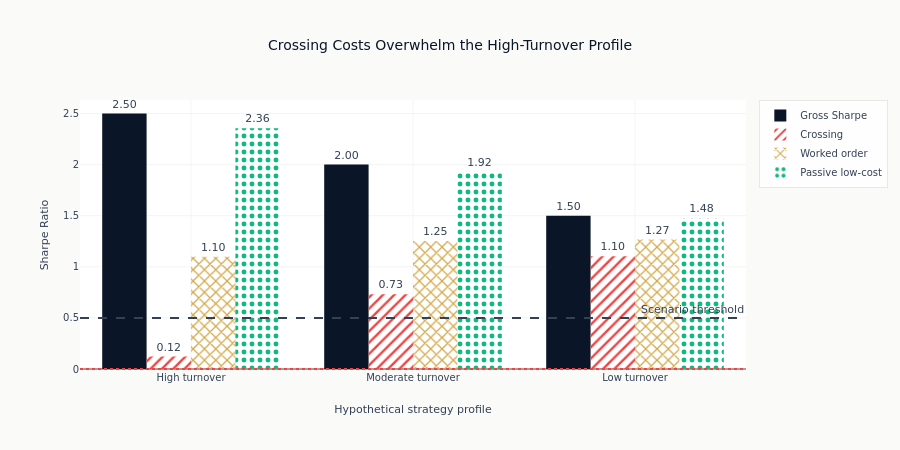

The code cell stored with this chart in its notebook:
### Markdown cell above
### Add the Scenario Threshold

### Code cell
fig.add_hline(
    y=0.5,
    line_dash="dash",
    line_color=COLORS["neutral"],
    annotation_text="Scenario threshold",
)
fig.add_hline(y=0, line_dash="dot", line_color=COLORS["negative"])
fig.update_layout(
    title="Crossing Costs Overwhelm the High-Turnover Profile",
    yaxis_title="Sharpe Ratio",
    xaxis_title="Hypothetical strategy profile",
    barmode="group",
    height=450,
    showlegend=True,
)

fig.show()

### Figure 1 — Plotly figure (JSON) as saved in the notebook; plotly's stock layout.template omitted (floating-point values rounded to 4 significant figures)
{"data": [{"marker": {"color": "#0a1628"}, "name": "Gross Sharpe", "text": ["2.50", "2.00", "1.50"], "textposition": "outside", "type": "bar", "x": ["High turnover", "Moderate turnover", "Low turnover"], "y": [2.5, 2.0, 1.5]}, {"marker": {"color": "#ef4444", "pattern": {"shape": "/"}}, "name": "Crossing", "text": ["0.12", "0.73", "1.10"], "textposition": "outside", "type": "bar", "x": ["High turnover", "Moderate turnover", "Low turnover"], "y": [0.1213, 0.7313, 1.104]}, {"marker": {"color": "#D4A84B", "pattern": {"shape": "x"}}, "name": "Worked order", "text": ["1.10", "1.25", "1.27"], "textposition": "outside", "type": "bar", "x": ["High turnover", "Moderate turnover", "Low turnover"], "y": [1.098, 1.252, 1.266]}, {"marker": {"color": "#10b981", "pattern": {"shape": "."}}, "name": "Passive low-cost", "text": ["2.36", "1.92", "1.48"], "textposition": "outside", "type": "bar", "x": ["High turnover", "Moderate turnover", "Low turnover"], "y": [2.356, 1.923, 1.476]}], "layout": {"annotations": [{"showarrow": false, "text": "Scenario threshold", "x": 1, "xanchor": "right", "xref": "x domain", "y": 0.5, "yanchor": "bottom", "yref": "y"}], "barmode": "group", "height": 450, "shapes": [{"line": {"color": "#334155", "dash": "dash"}, "type": "line", "x0": 0, "x1": 1, "xref": "x domain", "y0": 0.5, "y1": 0.5, "yref": "y"}, {"line": {"color": "#ef4444", "dash": "dot"}, "type": "line", "x0": 0, "x1": 1, "xref": "x domain", "y0": 0, "y1": 0, "yref": "y"}], "showlegend": true, "title": {"text": "Crossing Costs Overwhelm the High-Turnover Profile"}, "xaxis": {"title": {"text": "Hypothetical strategy profile"}}, "yaxis": {"title": {"text": "Sharpe Ratio"}}}}
